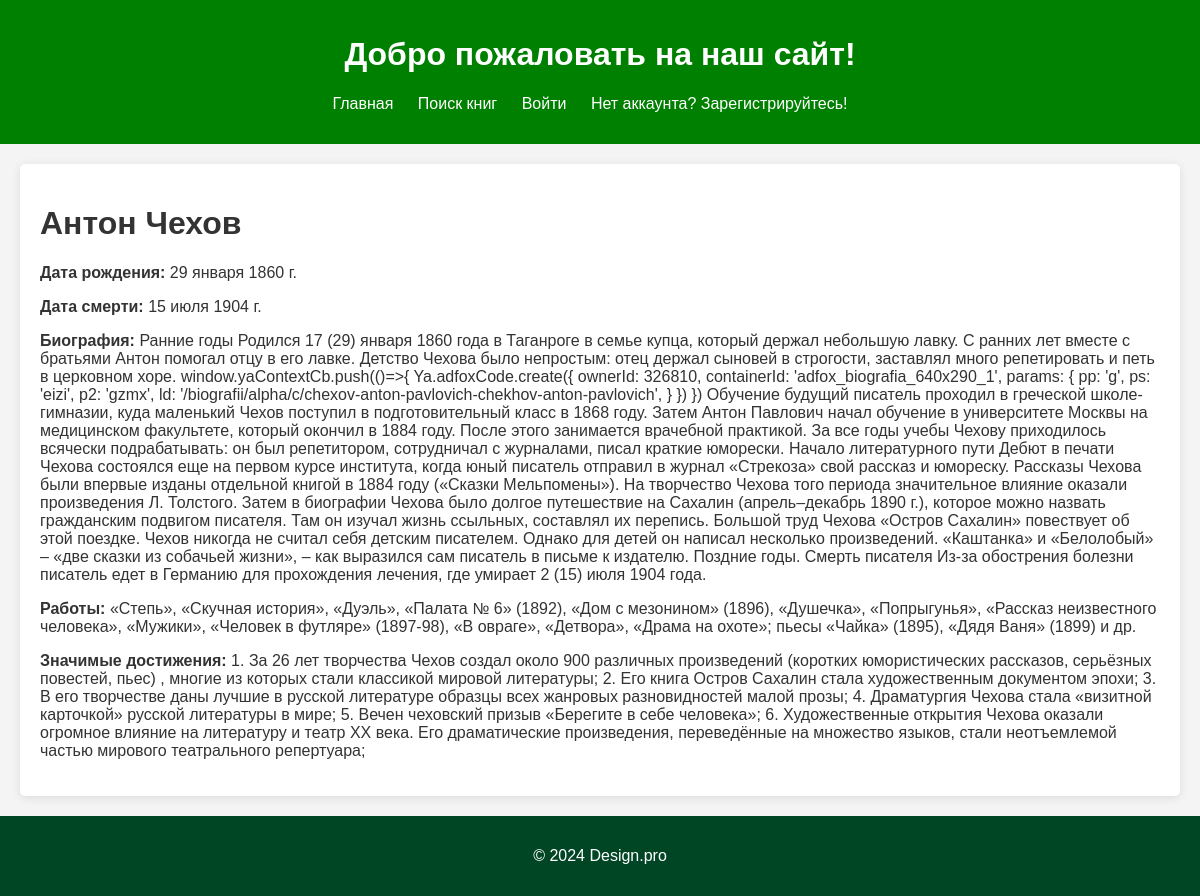
The app's page /EA/author/1/ with its own data.
### EA/models.py (models this page shows, shortened)
class Author(models.Model):
    first_name = models.CharField(max_length=100)
    last_name = models.CharField(max_length=100)
    date_of_birth = models.DateField(null=True, blank=True)
    date_of_death = models.DateField('Died', null=True, blank=True)
    biography = models.TextField(max_length=2000, help_text="Enter a brief biography of the author", blank=True, null=True)
    works = models.TextField(max_length=2000, help_text="List of works by the author", blank=True, null=True)
    notable_achievements = models.TextField(max_length=2000, help_text="Significant achievements of the author", blank=True, null=True)
    class Meta:
        ordering = ['last_name']

### EA/views.py (the view)
# urls.py: path('author/<int:pk>/', views.AuthorDetailView.as_view(), name='author-detail'),
class AuthorDetailView(generic.DetailView):
    model = Author
    template_name = 'author_detail.html'
    context_object_name = 'author'

### EA/templates/author_detail.html (shortened to what this page needs)
{% extends "base.html" %}
{% block content %}
<h1>{{ author.first_name }} {{ author.last_name }}</h1>
<p><strong>Дата рождения:</strong> {{ author.date_of_birth }}</p>
<p><strong>Дата смерти:</strong> {{ author.date_of_death }}</p>
<p><strong>Биография:</strong> {{ author.biography }}</p>
<p><strong>Работы:</strong> {{ author.works }}</p>
<p><strong>Значимые достижения:</strong> {{ author.notable_achievements }}</p>
{% endblock %}

### EA/static/css/style.css (style rules this page uses)
body { font-family: Arial, sans-serif; margin: 0; padding: 0; background-color: #f4f4f4; color: #333; }

### records on screen
Author: first_name "Антон", last_name "Чехов", date_of_birth "29 января 1860 г.", date_of_death "15 июля 1904 г.", biography "Ранние годы Родился 17 (29) января 1860 года в Таганроге в семье купца, который держал небольшую лавку. С ранних лет вместе с братьями Антон помогал отцу в его лавке. Детство Чехова было непростым: отец держал сыновей в строгости, заставлял много репетировать и петь в церковном хоре. window.yaContextCb.push(()=>{ Ya.adfoxCode.create({ ownerId: 326810, containerId: 'adfox_biografia_640x290_1', params: { pp: 'g', ps: 'eizi', p2: 'gzmx', ld: '/biografii/alpha/c/chexov-anton-pavlovich-chekhov-anton-pavlovich', } }) }) Обучение будущий писатель проходил в греческой школе-гимназии, куда маленький Чехов поступил в подготовительный класс в 1868 году. Затем Антон Павлович начал обучение в…", works "«Степь», «Скучная история», «Дуэль», «Палата № 6» (1892), «Дом с мезонином» (1896), «Душечка», «Попрыгунья», «Рассказ неизвестного человека», «Мужики», «Человек в футляре» (1897-98), «В овраге», «Детвора», «Драма на охоте»; пьесы «Чайка» (1895), «Дядя Ваня» (1899) и др.", notable_achievements "1. За 26 лет творчества Чехов создал около 900 различных произведений (коротких юмористических рассказов, серьёзных повестей, пьес) , многие из которых стали классикой мировой литературы; 2. Его книга Остров Сахалин стала художественным документом эпохи; 3. В его творчестве даны лучшие в русской литературе образцы всех жанровых разновидностей малой прозы; 4. Драматургия Чехова стала «визитной карточкой» русской литературы в мире; 5. Вечен чеховский призыв «Берегите в себе человека»; 6. Художественные открытия Чехова оказали огромное влияние на литературу и театр XX века. Его драматические произведения, переведённые на множество языков, стали неотъемлемой частью мирового театрального…"
